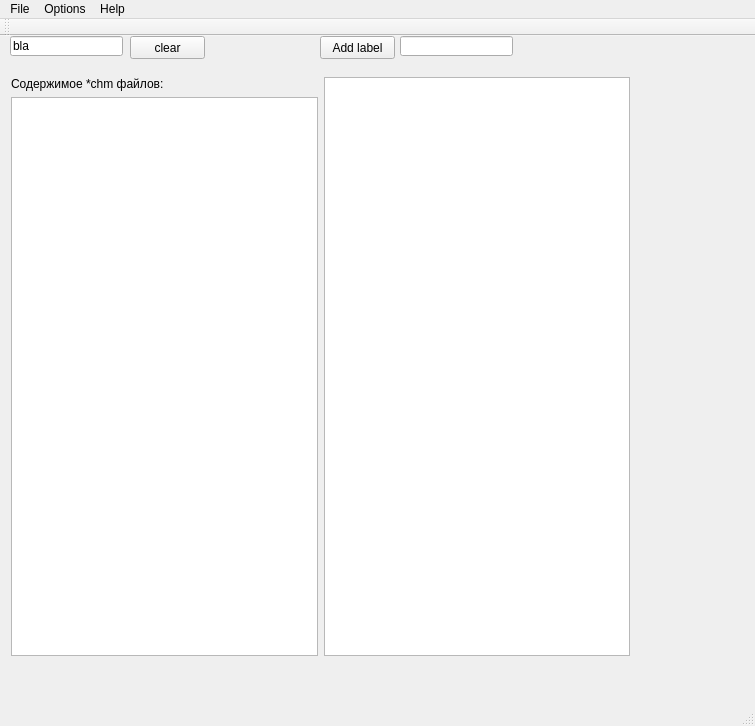
<?xml version="1.0" encoding="UTF-8"?>
<ui version="4.0">
 <class>MainWindow</class>
 <widget class="QMainWindow" name="MainWindow">
  <property name="geometry">
   <rect>
    <x>0</x>
    <y>0</y>
    <width>755</width>
    <height>726</height>
   </rect>
  </property>
  <property name="windowTitle">
   <string>MainWindow</string>
  </property>
  <widget class="QWidget" name="centralWidget">
   <widget class="QWidget" name="layoutWidget">
    <property name="geometry">
     <rect>
      <x>0</x>
      <y>30</y>
      <width>641</width>
      <height>601</height>
     </rect>
    </property>
    <layout class="QHBoxLayout" name="horizontalLayout">
     <item>
      <layout class="QGridLayout" name="gridLayout">
       <item row="0" column="0">
        <widget class="QLabel" name="label">
         <property name="text">
          <string>Содержимое *chm файлов:</string>
         </property>
        </widget>
       </item>
       <item row="1" column="0">
        <widget class="QTextEdit" name="textEdit"/>
       </item>
      </layout>
     </item>
     <item>
      <widget class="QTreeView" name="treeView"/>
     </item>
    </layout>
   </widget>
   <widget class="QLineEdit" name="lineEdit">
    <property name="geometry">
     <rect>
      <x>10</x>
      <y>0</y>
      <width>113</width>
      <height>20</height>
     </rect>
    </property>
    <property name="text">
     <string>bla</string>
    </property>
   </widget>
   <widget class="QPushButton" name="pushButton">
    <property name="geometry">
     <rect>
      <x>130</x>
      <y>0</y>
      <width>75</width>
      <height>23</height>
     </rect>
    </property>
    <property name="text">
     <string>clear</string>
    </property>
   </widget>
   <widget class="QPushButton" name="pushButton_2">
    <property name="geometry">
     <rect>
      <x>320</x>
      <y>0</y>
      <width>75</width>
      <height>23</height>
     </rect>
    </property>
    <property name="text">
     <string>Add label</string>
    </property>
   </widget>
   <widget class="QLineEdit" name="lineEdit_2">
    <property name="geometry">
     <rect>
      <x>400</x>
      <y>0</y>
      <width>113</width>
      <height>20</height>
     </rect>
    </property>
   </widget>
  </widget>
  <widget class="QMenuBar" name="menuBar">
   <property name="geometry">
    <rect>
     <x>0</x>
     <y>0</y>
     <width>755</width>
     <height>20</height>
    </rect>
   </property>
   <widget class="QMenu" name="menuFile">
    <property name="title">
     <string>File</string>
    </property>
    <addaction name="actionOpen"/>
    <addaction name="actionUnzip"/>
    <addaction name="actionZip"/>
    <addaction name="actionSave"/>
   </widget>
   <widget class="QMenu" name="menuOptions">
    <property name="title">
     <string>Options</string>
    </property>
    <addaction name="actionExit"/>
    <addaction name="actionDelete"/>
   </widget>
   <widget class="QMenu" name="menuHelp">
    <property name="title">
     <string>Help</string>
    </property>
    <addaction name="actionAbout"/>
    <addaction name="actionAbout_project"/>
   </widget>
   <addaction name="menuFile"/>
   <addaction name="menuOptions"/>
   <addaction name="menuHelp"/>
  </widget>
  <widget class="QToolBar" name="mainToolBar">
   <attribute name="toolBarArea">
    <enum>TopToolBarArea</enum>
   </attribute>
   <attribute name="toolBarBreak">
    <bool>false</bool>
   </attribute>
  </widget>
  <widget class="QStatusBar" name="statusBar"/>
  <action name="actionOpen">
   <property name="text">
    <string>Open</string>
   </property>
  </action>
  <action name="actionUnzip">
   <property name="text">
    <string>Unzip</string>
   </property>
  </action>
  <action name="actionZip">
   <property name="text">
    <string>Zip</string>
   </property>
  </action>
  <action name="actionSave">
   <property name="text">
    <string>Save</string>
   </property>
  </action>
  <action name="actionExit">
   <property name="text">
    <string>Exit</string>
   </property>
  </action>
  <action name="actionDelete">
   <property name="text">
    <string>Delete</string>
   </property>
  </action>
  <action name="actionAbout">
   <property name="text">
    <string>About</string>
   </property>
  </action>
  <action name="actionAbout_project">
   <property name="text">
    <string>About project</string>
   </property>
  </action>
 </widget>
 <layoutdefault spacing="6" margin="11"/>
 <resources/>
 <connections/>
</ui>
